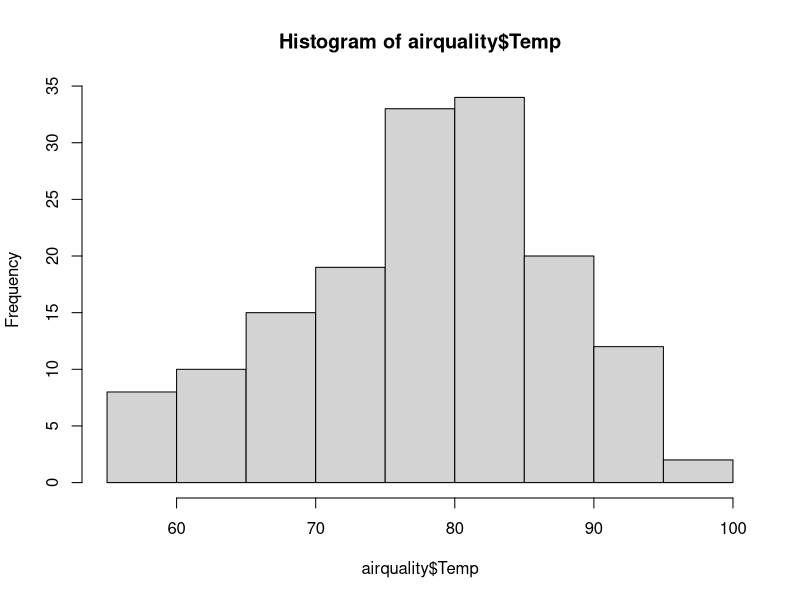
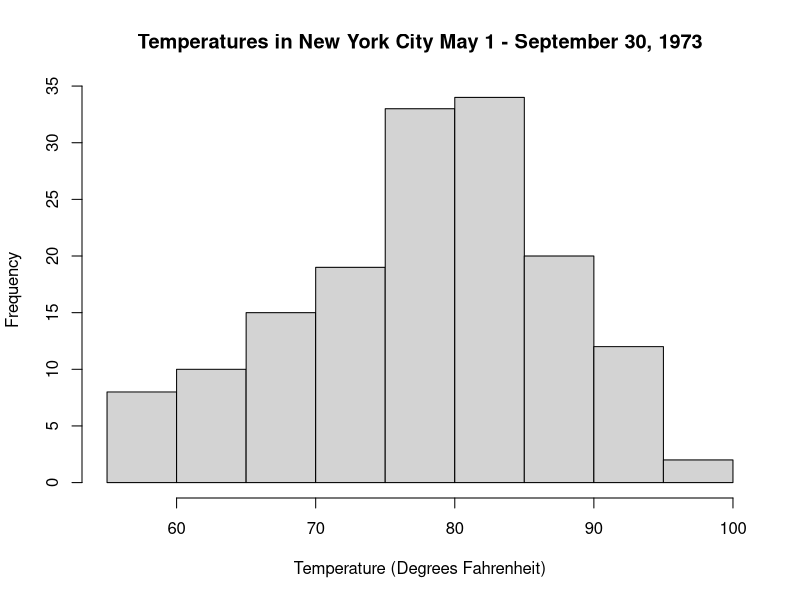
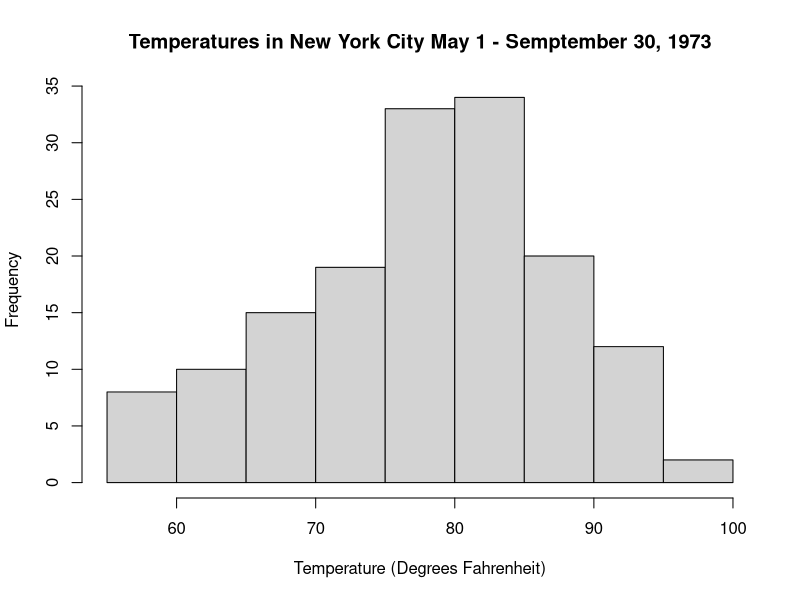
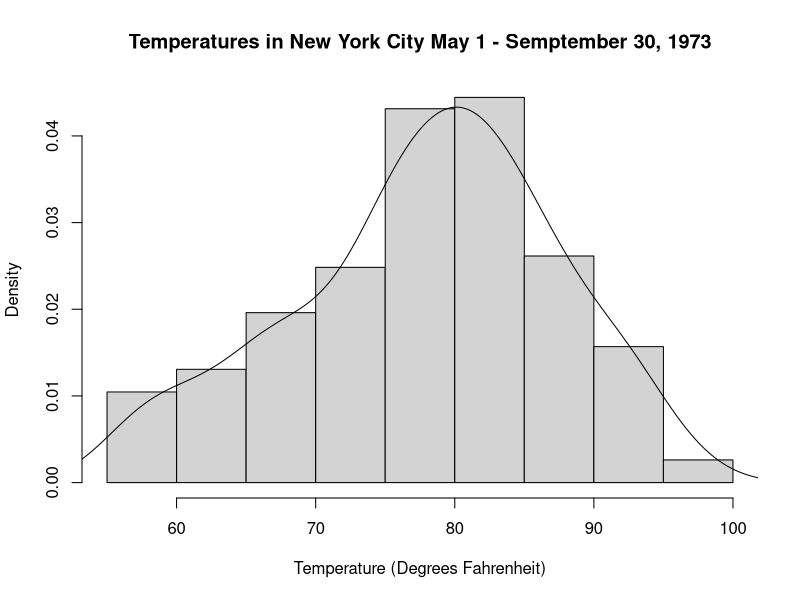
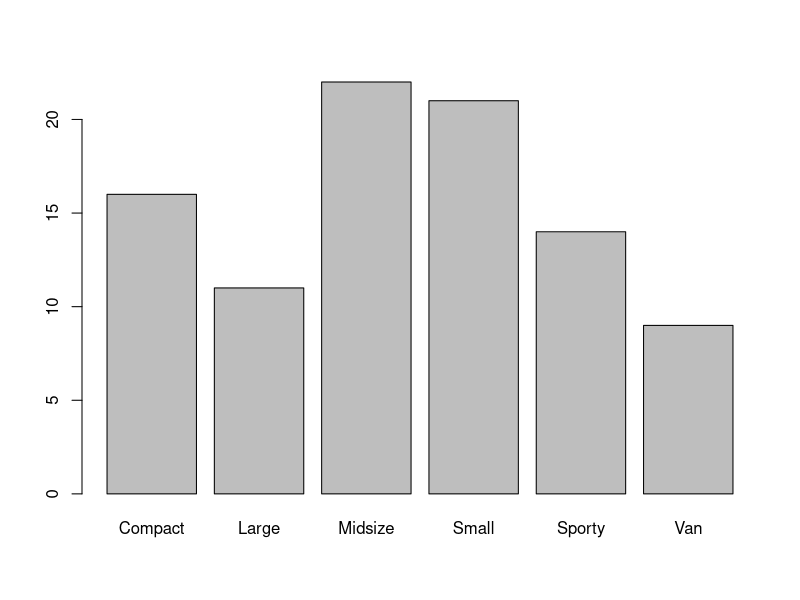
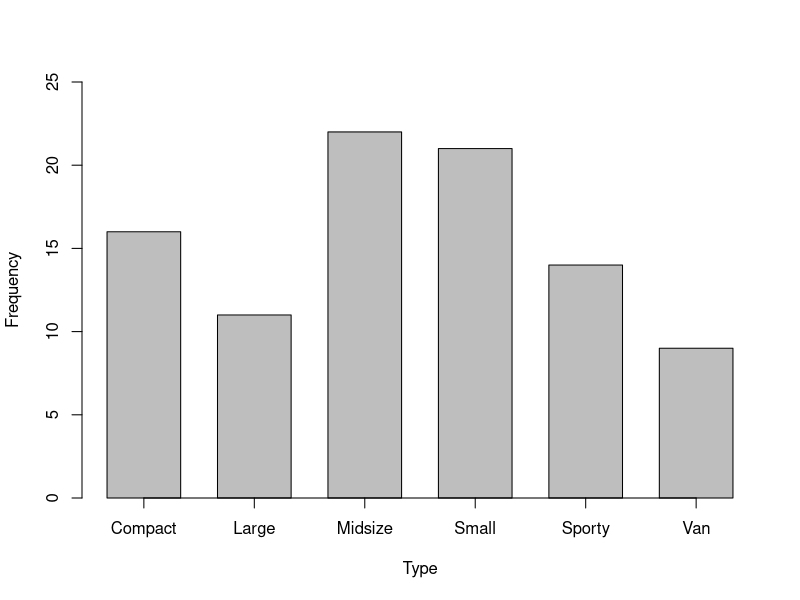
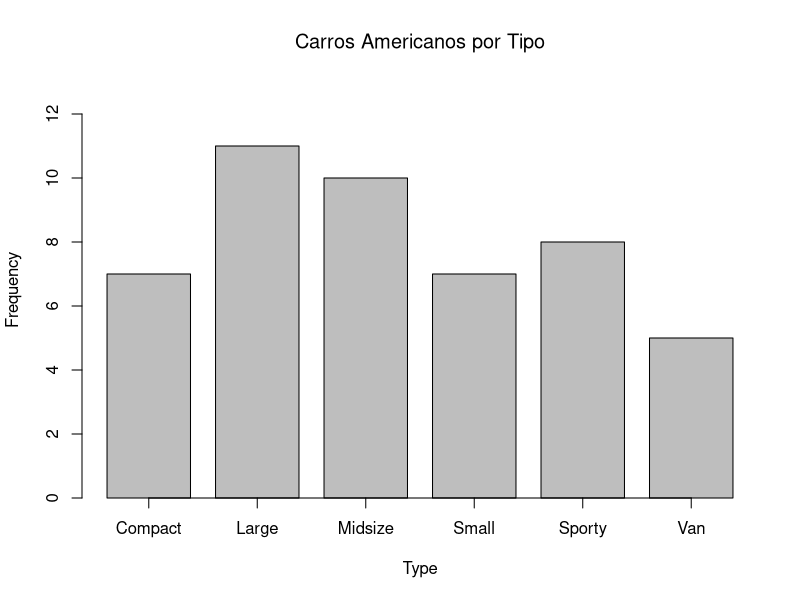
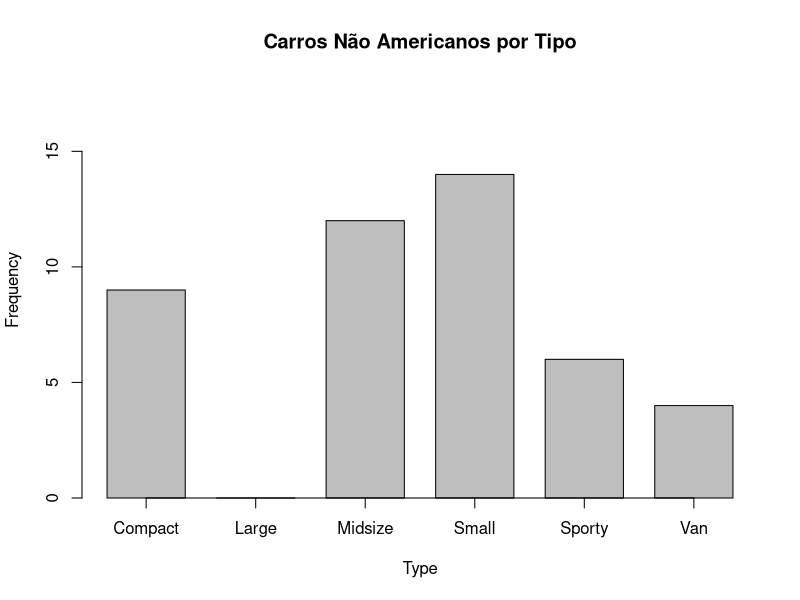

Write the R code that produced these figures, in order.
#Gráficos

library(datasets)
head(airquality)

#hist é uma função gráfica do R base para gerar histogramas
hist(airquality$Temp)

#A função pode receber alguns argumentos para melhorar a vizualização de dados.

hist(airquality$Temp, xlab = "Temperature (Degrees Fahrenheit)",
     main = "Temperatures in New York City May 1 - September 30, 1973")

#Setando o número de barras

hist(airquality$Temp, xlab = "Temperature (Degrees Fahrenheit)",
     main = "Temperatures in New York City May 1 - Semptember 30, 1973",
     breaks = 9)

#Gráfico de densidade, ao invés da frequencia, é registrada
#a probabilidade de que uma temperatura selecionada dos dados esteja nesse intervalo.
#Adicionar o parametro probability

hist(airquality$Temp, xlab = "Temperature (Degrees Fahrenheit)",
     main = "Temperatures in New York City May 1 - Semptember 30, 1973",
     probability = TRUE)

#Adicionar linha ao gráfico de densidade
lines(density(airquality$Temp))

#Grafico de barras

#Variavel X categórica

library(MASS)
head(Cars93[1:13])

#Tabela de frêquencias

table(Cars93$Type)
table(Cars93$Manufacturer)

#Gráfico de barras

barplot(table(Cars93$Type))

#Adicionando argumentos ao barplot

barplot(table(Cars93$Type), ylim=c(0,25), xlab="Type", ylab="Frequency",
        axis.lty = "solid",
        space = .5)
#onde ylim altera o limite do eixo Y para 25, sendo assim a barra Midsize não vai além do
#limite

library(dplyr)

carros <- Cars93
carros_americanos <- filter(carros, Origin == "USA")

#Gráfico carros americanos

barplot(table(carros_americanos$Type), ylim=c(0,13), xlab = "Type",
        ylab = "Frequency", axis.lty = "solid",
        space = .3)
title(main = "Carros Americanos por Tipo", font.main = 28)

carros_non_americanos <- filter(carros, Origin == "non-USA")


barplot(table(carros_non_americanos$Type), ylim = c(0,18),
        xlab = "Type", ylab = "Frequency", axis.lty= "solid", space= .4)
title(main = "Carros Não Americanos por Tipo")

barplot(table(carros$Cylinders), ylim = c(0,60),
        xlab = "Cylinders", ylab = "Frequency", axis.lty= "solid", space= .4)
title(main = "Carros por quantidade de cilindros", font.main = 28)


#Quantidade de Airbags

barplot(table(carros$AirBags), ylim = c(0,55),
        xlab = "Airbags", ylab = "Frequency", axis.lty = "solid",
        space = .5)
title(main = "Carros Por Quantidade de Airbags", font.main = 28)


#Carros por tipo de tração

barplot(table(carros$DriveTrain), ylim = c(0,70),
        xlab = "Tipo de Tração",
        ylab = "Quantidade", axis.lty = "solid",
        space = .5)
title(main = "Carros Por Tipo de Tração", font.main = 25)

#Agrupando barras


cores <- HairEyeColor
cores

females <- cores[,,2]
females


nome.cores = c("black", "grey40", "grey80", "white")

barplot(t(females), beside=T, ylim = c(0,70), xlab = "Hair Color",
        ylab = "Frequency of Eye Color", col=nome.cores, axis.lty = "solid")
#beside permite que as barras sejam agrupadas lado a lado
#sem esse parametro, veriamos um gráfico de composição (colunas empilhadas)


#Inserindo a legenda

legend("topleft", rownames(t(females)), cex = 0.8, fill=nome.cores,
       title = "Eye Color")

#primeiro argumento referencia a posição da legenda
# segundo fornece os nomes
#terceiro especifica o tamanho do caracteres (80% do tamanho normal)
# o quarto fornece as cores para amostra de cores
# ultimo, titulo

#Projeto Rápido Sugerido 3.1

#Alterar a cor das legendas para refletir as cores reais

#obter todas cores do R
colors()

#função de pesquisa grep para buscar as cores que tenham o argumento no nome (nesse caso brown)
colors()[grep("brown",colors())]

novas_cores <- c("brown4","dodgerblue1","sandybrown","limegreen")

barplot(t(females), beside=T, ylim = c(0,70), xlab = "Hair Color",
        ylab = "Frequency of Eye Color", col=novas_cores, axis.lty = "solid")


#Projeto Rápido Sugerido 3.2

tipo_origem <- subset(carros,
                      select = c("Type", "Origin"))

cores_carros <- c("blue","grey70")

barplot(t(table(tipo_origem)), beside=T, ylim = c(0,15), xlab = "Type",
        ylab = "Frequency", col=cores_carros, axis.lty = "solid")
legend("topright", rownames(t(table(tipo_origem))), cex = 0.8, fill=cores_carros,
       title = "Origem")

#Graficos de pizza

pie(table(carros$Type), labels = carros$Type)


#Grafico de dispersão

#o parametro pch indica o tipo de ponto que será exibido no gráfico
plot(airquality$Wind, airquality$Temp, pch=16,
     xlab = "Wind Velocity (MPH)",
     ylab = "Temperature (Fahrenheit)",
     main = "Temperatire vs Wind Velocity")


#Temperatura dependente da velocidade do vento (nao tem diferença em relação ao gráfico da linha 160)
plot(airquality$Temp~airquality$Wind,pch=16,
     xlab = "Wind Velocity (MPH)",
     ylab = "Temperature (Fahrenheit)",
     main = "Temperature vs Wind Velocity")


#Relação entre temperatura e mês do ano

plot(airquality$Temp~airquality$Month, pch=16,
     xlab = "Month of the year",
     ylab = "Temperature (Fahrenheit)",
     main = "Temperature vs Month")

#Matriz de dispersão

#Criação do subconjunto

Ozone_Temp_Wind <- subset(airquality,
                          select = c(Ozone,Temp,Wind))

#Desenhando a matriz

pairs(Ozone_Temp_Wind)

#Boxplot

boxplot( Temp ~ Month, data = airquality, xaxt = "n")

# O terceiro arumento xaxt suprime os rótuos que pararecem do eixo x
# (5,6,7,8 e 9 ) que represantam os meses, ao invés disso, pode-se usar

axis(1, at=1:5, labels=c("Maio", "Junho","Julho", "Agosto", "Setembro"))
